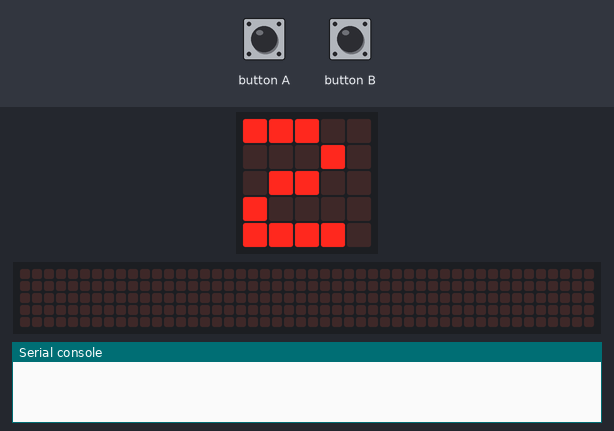
Bench run of a program on a simulated BBC micro:bit running MicroPython. Shown: the board's 5×5 LED display, a strip that is not on the board, showing the scrolling text unrolled, the last lines printed to the serial console. Inputs (shaded band) come from the test bench. The 48×5 strip is a reading aid, not a part: it shows the text the display is scrolling, unrolled, one strip-width of it at a time.

Above: at 1.2 s.
1.3 s: button B pressed for 0.15 s
At 1.47 s:
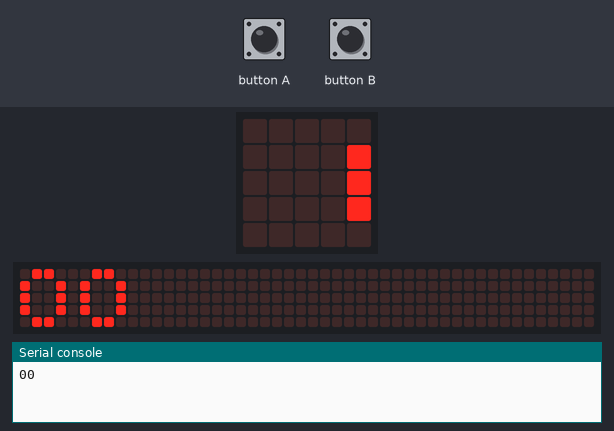
5.0 s: button A pressed for 0.15 s
5.7 s: button B pressed for 1 s
At 10.7 s:
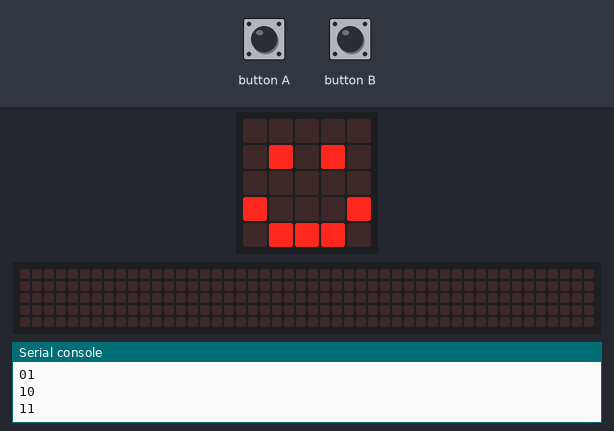
At 11.18 s:
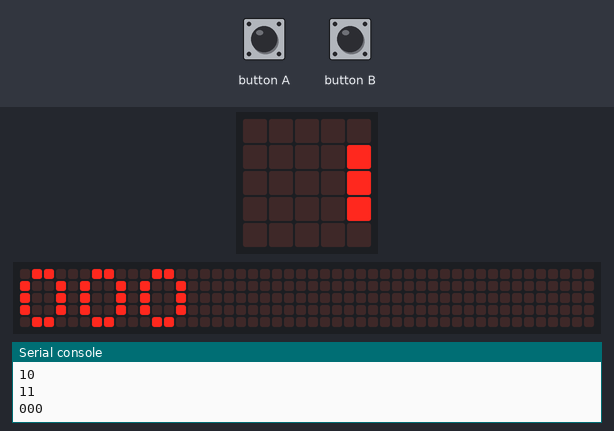

Measured:
- after the input at 1.3 s, the display: changes after 0.10 s (image 1)
- what the display in image 2 shows lasts 1.1 s, from 9.9 s to 11.0 s

The program:

microbit_bin_str_display.py
```python
from microbit import  *

def bin_str(n):
  fp = "{0:0" + str(n) + "b}"
  return [fp.format(i) for i in range(2**n) ]

state = 0
index = 0
nlist = [2,3,4]  # a list of selectable values of n
i = 0
n = nlist[i]

while True:
  display.show( str(n) )
  if state == 0: # idle/input state
    if button_a.was_pressed(): # press the button 'A' to change n
      i = (i+1) % len(nlist)
      n = nlist[i]
      display.show( str(n) )         # show the current value of n
    if button_b.was_pressed(): # press the button 'B' to start display
      bits = bin_str(n)              # generate a list bit strings
      state = 1                      # goto state 1
      index = 0                      # reset the value of index
  elif state == 1: # display state
    msg = bits[index]                # convert list to string
    print( msg )                     # print the bit string
    display.scroll( msg, delay=150 ) # display the bit string
    index += 1                       # increment the index variable
    if index == len(bits):           # the bit string is reached
      state = 2                      # goto state 2
  elif state == 2: # done state
    display.show( Image.HAPPY )      # show the happy face
    sleep( 1000 )                    # wait for 1 second
    state = 0                        # goto state 0
  sleep(100)
```
